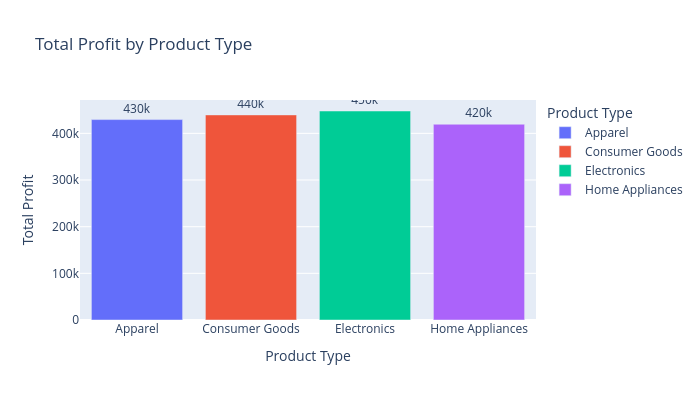

Source (notebook cell):
### Markdown cell above
# Please do it by your self for Profits

### Code cell
# Group by 'Product' and calculate total sales
product_sales = df.groupby('Product Type')['Profit'].sum().reset_index()

# Create a bar chart for sales by product
fig_product = px.bar(product_sales, 
                     x='Product Type', y='Profit',
                     labels={'Product': 'Product Type', 'Profit': 'Total Profit'},
                     title='Total Profit by Product Type',
                     color='Product Type',
                     text='Profit',  # Add labels above the bars
                     height=400,  # Resize height
                     width=700)  # Resize width
fig_product.update_traces(texttemplate='%{text:.2s}', textposition='outside')  # Shortened text format
fig_product.show()

### Figure 1 — Plotly figure (JSON) as saved in the notebook; plotly's stock layout.template omitted (floating-point values rounded to 4 significant figures)
{"data": [{"hovertemplate": "Product Type=%{x}<br>Total Profit=%{text}<extra></extra>", "legendgroup": "Apparel", "marker": {"color": "#636efa", "pattern": {"shape": ""}}, "name": "Apparel", "orientation": "v", "showlegend": true, "text": [429600.0], "textposition": "outside", "texttemplate": "%{text:.2s}", "type": "bar", "x": ["Apparel"], "xaxis": "x", "y": [429600.0], "yaxis": "y"}, {"hovertemplate": "Product Type=%{x}<br>Total Profit=%{text}<extra></extra>", "legendgroup": "Consumer Goods", "marker": {"color": "#EF553B", "pattern": {"shape": ""}}, "name": "Consumer Goods", "orientation": "v", "showlegend": true, "text": [439600.0], "textposition": "outside", "texttemplate": "%{text:.2s}", "type": "bar", "x": ["Consumer Goods"], "xaxis": "x", "y": [439600.0], "yaxis": "y"}, {"hovertemplate": "Product Type=%{x}<br>Total Profit=%{text}<extra></extra>", "legendgroup": "Electronics", "marker": {"color": "#00cc96", "pattern": {"shape": ""}}, "name": "Electronics", "orientation": "v", "showlegend": true, "text": [447900.0], "textposition": "outside", "texttemplate": "%{text:.2s}", "type": "bar", "x": ["Electronics"], "xaxis": "x", "y": [447900.0], "yaxis": "y"}, {"hovertemplate": "Product Type=%{x}<br>Total Profit=%{text}<extra></extra>", "legendgroup": "Home Appliances", "marker": {"color": "#ab63fa", "pattern": {"shape": ""}}, "name": "Home Appliances", "orientation": "v", "showlegend": true, "text": [419600.0], "textposition": "outside", "texttemplate": "%{text:.2s}", "type": "bar", "x": ["Home Appliances"], "xaxis": "x", "y": [419600.0], "yaxis": "y"}], "layout": {"barmode": "relative", "height": 400, "legend": {"title": {"text": "Product Type"}, "tracegroupgap": 0}, "title": {"text": "Total Profit by Product Type"}, "width": 700, "xaxis": {"anchor": "y", "categoryarray": ["Apparel", "Consumer Goods", "Electronics", "Home Appliances"], "categoryorder": "array", "domain": [0, 1], "title": {"text": "Product Type"}}, "yaxis": {"anchor": "x", "domain": [0, 1], "title": {"text": "Total Profit"}}}}
